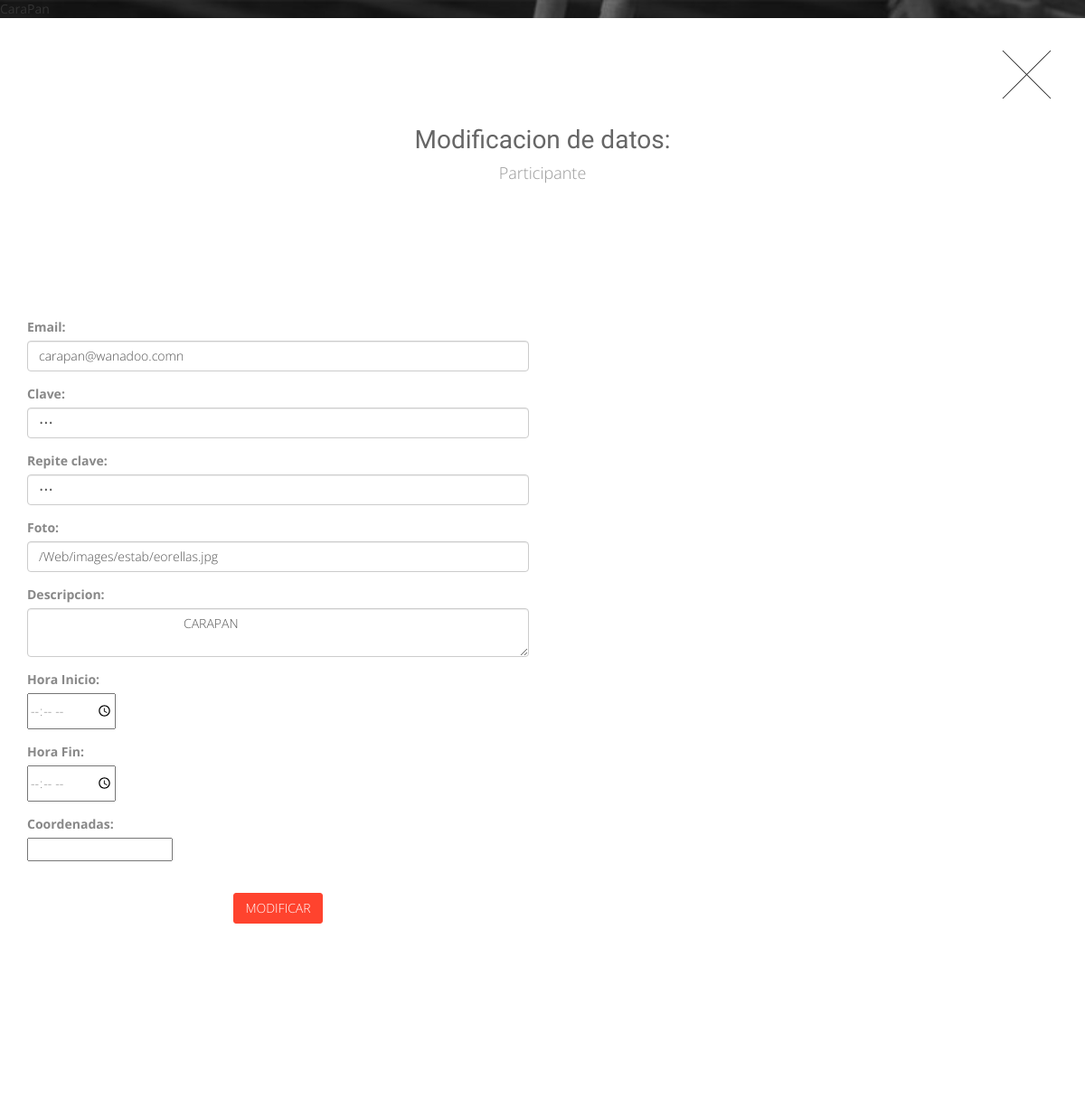
Page /view/usuarios/modificacionPAR.php (signed in) on the committed database.
### tables this page shows
CREATE TABLE `tablausuarios` (
  `login` varchar(30) NOT NULL,
  `nombreU` varchar(100) DEFAULT NULL,
  `emailU` varchar(100) DEFAULT NULL,
  `password` varchar(45) DEFAULT NULL,
  `tipo` int(11) DEFAULT NULL
);

CREATE TABLE `participante` (
  `descripcionPAR` varchar(200) DEFAULT NULL,
  `fotoPAR` varchar(100) DEFAULT NULL,
  `horarioPAR` varchar(45) DEFAULT NULL,
  `TablaUsuarios_login` varchar(30) NOT NULL,
  `latitud` varchar(50) DEFAULT NULL,
  `longitud` varchar(50) DEFAULT NULL
);

### model/user.php (called while the page is built, shortened)
<?php
require_once("BDconectar.php");
class Usuario{
    private $con;
    public function __construct() {
        $this->db = new BD();
        $this->con = $this->db->getConnect();
    }
    public function comprobarTipo($pos,$login){
       $tipo= "select tipo from tablausuarios where login='$login'";
       $p = mysql_query($tipo,$this->con);
       $a=mysql_fetch_array($p);
       if($a["tipo"]==$pos){
            return true;
       }
       else{
          return false;
       }
    }
    public function select($login){
      $sql = "select * from tablausuarios where login='$login'";
      $p = mysql_query($sql, $this->con);
      $a=mysql_fetch_array($p);
      return $a;
    }
}
 ?>

### model/BDconectar.php (called while the page is built, shortened)
<?php
class BD {
		protected $connect;
		public function __construct(){
			$aux=mysql_connect('localhost','g42','g42');
			$this->connect=$aux;
		}
		public function getConnect(){
			return $this->connect;
		}
}
?>

### model/part.php (called while the page is built, shortened)
<?php
require_once("BDconectar.php");
class Participante{
    private $con;
    public function __construct() {
        $this->db = new BD();
        $this->con = $this->db->getConnect();
    }
    public function select($login) {
        $sql = "select * from participante where TablaUsuarios_login='$login'";
        $result = mysql_query($sql, $this->con);
        $part=mysql_fetch_array($result);
        return $part;
    }
 }
 ?>

### view/usuarios/modificacionPAR.php (the view, shortened to what this page needs)
<!DOCTYPE html>
<html lang="en">
    <head>
        <link href="../../bootstrap/css/bootstrap.min.css" rel="stylesheet">
        <link href="../../css/font-awesome.min.css" rel="stylesheet">
        <link href="../../css/animate.css" rel="stylesheet">
        <link href="../../css/style.css" rel="stylesheet">
    </head>
    <tbody>
      <?php
      require_once ("../../model/user.php");
      require_once ("../../model/part.php");
      $user=new Usuario();
      if(isset($_SESSION["name"])){
        $login=$_SESSION["name"];
        if($user->comprobarTipo('3',$login)==true){
          echo $_SESSION["name"];
          $part=new Participante();
          $datos1=$user->select($login);
          $datos2=$part->select($login);
        }
        else{
          session_destroy();
          header('Location: ../../index.php');
        }
      }else{
            header('Location: ../../index.php');
      }
      ?>
	      <a href="../../controller/controlSesiones.php"><div class="section-modal" id="service-modal" tabindex="-1">
            <div class="modal-content">
                <div class="close-modal" data-dismiss="modal">
                    <div class="lr">
                        <div class="rl">
                        </div>
                    </div>
                  </div>
                  </a>
                <div class="container">
                    <div class="row">
                        <div class="section-title text-center">
                            <h3>Modificacion de datos:</h3>
                            <p>Participante</p>
                        </div>
                    </div>
                    <div class="row" style="padding-top: 80px;">
                        <div class="col-md-12">
                                <div class="row">
                                    <div class="col-md-6">
                                      <form method= "post" action="../../controller/procesarModificarPAR.php">
                                        <label for="email">Email:</label>
                                        <div class="form-group">
                                            <input type="email" class="form-control" value="<?php echo $datos1["emailU"]?>"
                                            name="email" required data-validation-required-message="Introduce tu nuevo email">
                                        </div>
                                        <label for="pass">Clave:</label>
                                        <div class="form-group">
                                            <input type="password" class="form-control" value="<?php echo $datos1["password"]?>"
                                            name="pass" required data-validation-required-message="Introduce tu nueva clave">
                                        </div>
                                        <label for="pass2">Repite clave:</label>
                                        <div class="form-group">
                                            <input type="password" class="form-control" value="<?php echo $datos1["password"]?>"
                                            name="pass2" required data-validation-required-message="Confirma tu nueva clave">
                                        </div>
                                        <label for="foto">Foto:</label>
                                        <div class="form-group">
                                            <input type="text" class="form-control" value="<?php echo $datos2["fotoPAR"]?>"
                                            name="foto" required data-validation-required-message="Introduce tu foto">
                                        </div>
                                        <div class="form-group">
                                            <label for="desc">Descripcion:</label>
                                            <textarea class="form-control" name="desc"
                                            required data-validation-required-message="Introduce una descripcion del local">
                                            <?php echo $datos2["descripcionPAR"]?>
                                            </textarea>
                                        </div>
                                        <label for="timeStart">Hora Inicio:</label>
                                        <div class="form-group">
                                            <input type="time" name="timeStart"
                                            required data-validation-required-message="Introduce tu nuevo horario">
                                        </div>
                                       <label for="timeEnd">Hora Fin:</label>
                                       <div class="form-group">
                                            <input type="time" name="timeEnd"
                                            required data-validation-required-message="Introduce tu nuevo horario">
                                        </div>
                                        <label for="coord">Coordenadas:</label>
                                        <div class="form-group">
                                             <input type="text" name="coord" value="<?php echo $datos2["coordenadasPAR"]?>"
                                             required data-validation-required-message="Introduce tu nuevo horario">
                                         </div>
                                    <div style="padding-top: 20px;">
                                    <div class="col-lg-12 text-center">
                                        <button type="submit" class="btn btn-primary">MODIFICAR</button>
                                    </div>
                                  </form>
                                    <div class="row" style="padding-top: 200px;">
                    </div>
                        </div>
                    </div>
							   </div>
                        </div>
                    </div>
    </tbody>
</html>

### css/style.css (style rules this page uses)
a, a:hover, a:focus, a:active, a.active { outline: 0; }
a { color: #FF432E; text-decoration: none; }
p { font-family: 'Open Sans', sans-serif; font-size: 13px; line-height: 21px; }
.btn-primary { border-color: #FF432E; background-color: #FF432E; text-transform: uppercase; font-weight: 300; color: #fff; -webkit-border-radius:3px; -moz-border-radius:3px; -o-border-radius:3px; border-radius:3px; -webkit-transition: all 0.3s; -moz-transition: all 0.3s; -o-transition: all 0.3s; transition: all 0.3s; }
.section-title h3 { color: #666 !important; //font-style: italic; font-size: 28px; font-family: 'Oswald', sans-serif; text-transform: none; }
.section-title p { padding-bottom: 60px; color: #999; font-size: 18px; //font-style: italic; font-weight: 300; }
.section-modal .modal-content { padding: 100px 0 !important; min-height: 100%; border: 0 !important; border-radius: 0; background-clip: border-box; -webkit-box-shadow: none !important; -moz-box-shadow: none !important; box-shadow: none !important; color: #888; font-weight: 300; }
.section-modal .close-modal { position: absolute; top: 25px; right: 25px; width: 75px; height: 75px; background-color: transparent; cursor: pointer; }
.section-modal .close-modal .lr { z-index: 1051; width: 1px; height: 75px; margin-left: 35px; background-color: #222; -webkit-transform: rotate(45deg); -ms-transform: rotate(45deg); transform: rotate(45deg); }
.section-modal .close-modal .lr .rl { z-index: 1052; width: 1px; height: 75px; background-color: #222; -webkit-transform: rotate(90deg); -ms-transform: rotate(90deg); transform: rotate(90deg); }

### rows in the picture
tablausuarios: email "carapan@wanadoo.comn"
participante: foto "/Web/images/estab/eorellas.jpg", desc "CARAPAN"

### other values in the picture
$_SESSION["name"] "CaraPan"
